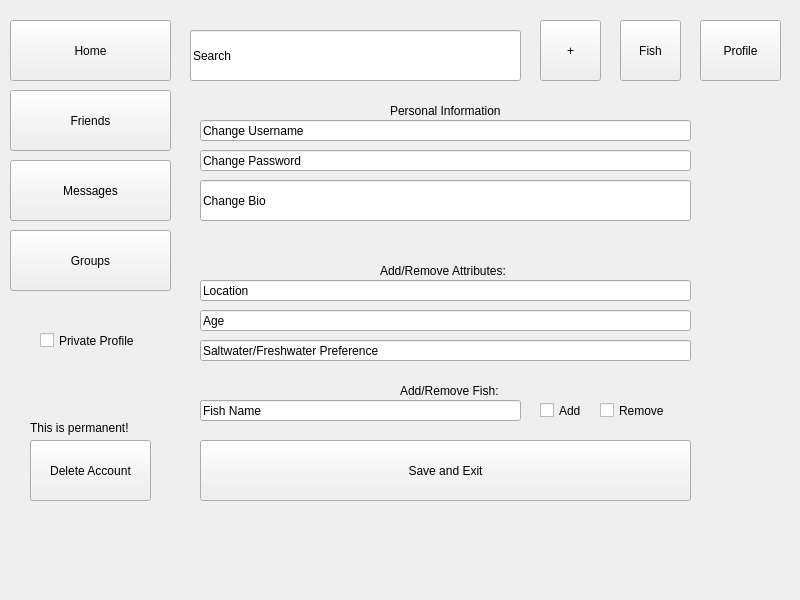
<?xml version="1.0" encoding="UTF-8"?>
<ui version="4.0">
 <class>Form</class>
 <widget class="QWidget" name="Form">
  <property name="geometry">
   <rect>
    <x>0</x>
    <y>0</y>
    <width>800</width>
    <height>600</height>
   </rect>
  </property>
  <property name="windowTitle">
   <string>Form</string>
  </property>
  <widget class="QPushButton" name="messageButton">
   <property name="geometry">
    <rect>
     <x>10</x>
     <y>160</y>
     <width>161</width>
     <height>61</height>
    </rect>
   </property>
   <property name="text">
    <string>Messages</string>
   </property>
  </widget>
  <widget class="QLineEdit" name="searchBar">
   <property name="geometry">
    <rect>
     <x>190</x>
     <y>30</y>
     <width>331</width>
     <height>51</height>
    </rect>
   </property>
   <property name="text">
    <string>Search</string>
   </property>
  </widget>
  <widget class="QPushButton" name="postButton">
   <property name="geometry">
    <rect>
     <x>540</x>
     <y>20</y>
     <width>61</width>
     <height>61</height>
    </rect>
   </property>
   <property name="text">
    <string>+</string>
   </property>
  </widget>
  <widget class="QPushButton" name="friendsButton">
   <property name="geometry">
    <rect>
     <x>10</x>
     <y>90</y>
     <width>161</width>
     <height>61</height>
    </rect>
   </property>
   <property name="text">
    <string>Friends</string>
   </property>
  </widget>
  <widget class="QPushButton" name="profileButton">
   <property name="geometry">
    <rect>
     <x>700</x>
     <y>20</y>
     <width>81</width>
     <height>61</height>
    </rect>
   </property>
   <property name="text">
    <string>Profile</string>
   </property>
  </widget>
  <widget class="QPushButton" name="homeButton">
   <property name="geometry">
    <rect>
     <x>10</x>
     <y>20</y>
     <width>161</width>
     <height>61</height>
    </rect>
   </property>
   <property name="text">
    <string>Home</string>
   </property>
  </widget>
  <widget class="QPushButton" name="fishButton">
   <property name="geometry">
    <rect>
     <x>620</x>
     <y>20</y>
     <width>61</width>
     <height>61</height>
    </rect>
   </property>
   <property name="text">
    <string>Fish</string>
   </property>
  </widget>
  <widget class="QPushButton" name="groupButton">
   <property name="geometry">
    <rect>
     <x>10</x>
     <y>230</y>
     <width>161</width>
     <height>61</height>
    </rect>
   </property>
   <property name="text">
    <string>Groups</string>
   </property>
  </widget>
  <widget class="QLineEdit" name="changeUser">
   <property name="geometry">
    <rect>
     <x>200</x>
     <y>120</y>
     <width>491</width>
     <height>21</height>
    </rect>
   </property>
   <property name="text">
    <string>Change Username</string>
   </property>
  </widget>
  <widget class="QLineEdit" name="changePass">
   <property name="geometry">
    <rect>
     <x>200</x>
     <y>150</y>
     <width>491</width>
     <height>21</height>
    </rect>
   </property>
   <property name="text">
    <string>Change Password</string>
   </property>
  </widget>
  <widget class="QLineEdit" name="lineEdit">
   <property name="geometry">
    <rect>
     <x>200</x>
     <y>180</y>
     <width>491</width>
     <height>41</height>
    </rect>
   </property>
   <property name="text">
    <string>Change Bio</string>
   </property>
  </widget>
  <widget class="QLabel" name="label">
   <property name="geometry">
    <rect>
     <x>380</x>
     <y>250</y>
     <width>151</width>
     <height>41</height>
    </rect>
   </property>
   <property name="text">
    <string>Add/Remove Attributes:</string>
   </property>
  </widget>
  <widget class="QLineEdit" name="location">
   <property name="geometry">
    <rect>
     <x>200</x>
     <y>280</y>
     <width>491</width>
     <height>21</height>
    </rect>
   </property>
   <property name="text">
    <string>Location</string>
   </property>
  </widget>
  <widget class="QLineEdit" name="age">
   <property name="geometry">
    <rect>
     <x>200</x>
     <y>310</y>
     <width>491</width>
     <height>21</height>
    </rect>
   </property>
   <property name="text">
    <string>Age</string>
   </property>
  </widget>
  <widget class="QLineEdit" name="tankPreference">
   <property name="geometry">
    <rect>
     <x>200</x>
     <y>340</y>
     <width>491</width>
     <height>21</height>
    </rect>
   </property>
   <property name="text">
    <string>Saltwater/Freshwater Preference</string>
   </property>
  </widget>
  <widget class="QLineEdit" name="fish">
   <property name="geometry">
    <rect>
     <x>200</x>
     <y>400</y>
     <width>321</width>
     <height>21</height>
    </rect>
   </property>
   <property name="text">
    <string>Fish Name</string>
   </property>
  </widget>
  <widget class="QLabel" name="label_2">
   <property name="geometry">
    <rect>
     <x>390</x>
     <y>90</y>
     <width>151</width>
     <height>41</height>
    </rect>
   </property>
   <property name="text">
    <string>Personal Information</string>
   </property>
  </widget>
  <widget class="QLabel" name="label_3">
   <property name="geometry">
    <rect>
     <x>400</x>
     <y>370</y>
     <width>111</width>
     <height>41</height>
    </rect>
   </property>
   <property name="text">
    <string>Add/Remove Fish:</string>
   </property>
  </widget>
  <widget class="QPushButton" name="exit">
   <property name="geometry">
    <rect>
     <x>200</x>
     <y>440</y>
     <width>491</width>
     <height>61</height>
    </rect>
   </property>
   <property name="text">
    <string>Save and Exit</string>
   </property>
  </widget>
  <widget class="QCheckBox" name="checkBox">
   <property name="geometry">
    <rect>
     <x>40</x>
     <y>330</y>
     <width>111</width>
     <height>21</height>
    </rect>
   </property>
   <property name="text">
    <string>Private Profile</string>
   </property>
  </widget>
  <widget class="QPushButton" name="pushButton">
   <property name="geometry">
    <rect>
     <x>30</x>
     <y>440</y>
     <width>121</width>
     <height>61</height>
    </rect>
   </property>
   <property name="text">
    <string>Delete Account</string>
   </property>
  </widget>
  <widget class="QLabel" name="label_4">
   <property name="geometry">
    <rect>
     <x>30</x>
     <y>420</y>
     <width>111</width>
     <height>16</height>
    </rect>
   </property>
   <property name="text">
    <string>This is permanent!</string>
   </property>
  </widget>
  <widget class="QCheckBox" name="addFish">
   <property name="geometry">
    <rect>
     <x>540</x>
     <y>400</y>
     <width>51</width>
     <height>21</height>
    </rect>
   </property>
   <property name="text">
    <string>Add</string>
   </property>
  </widget>
  <widget class="QCheckBox" name="removeFish">
   <property name="geometry">
    <rect>
     <x>600</x>
     <y>400</y>
     <width>71</width>
     <height>21</height>
    </rect>
   </property>
   <property name="text">
    <string>Remove</string>
   </property>
  </widget>
 </widget>
 <resources/>
 <connections/>
</ui>
